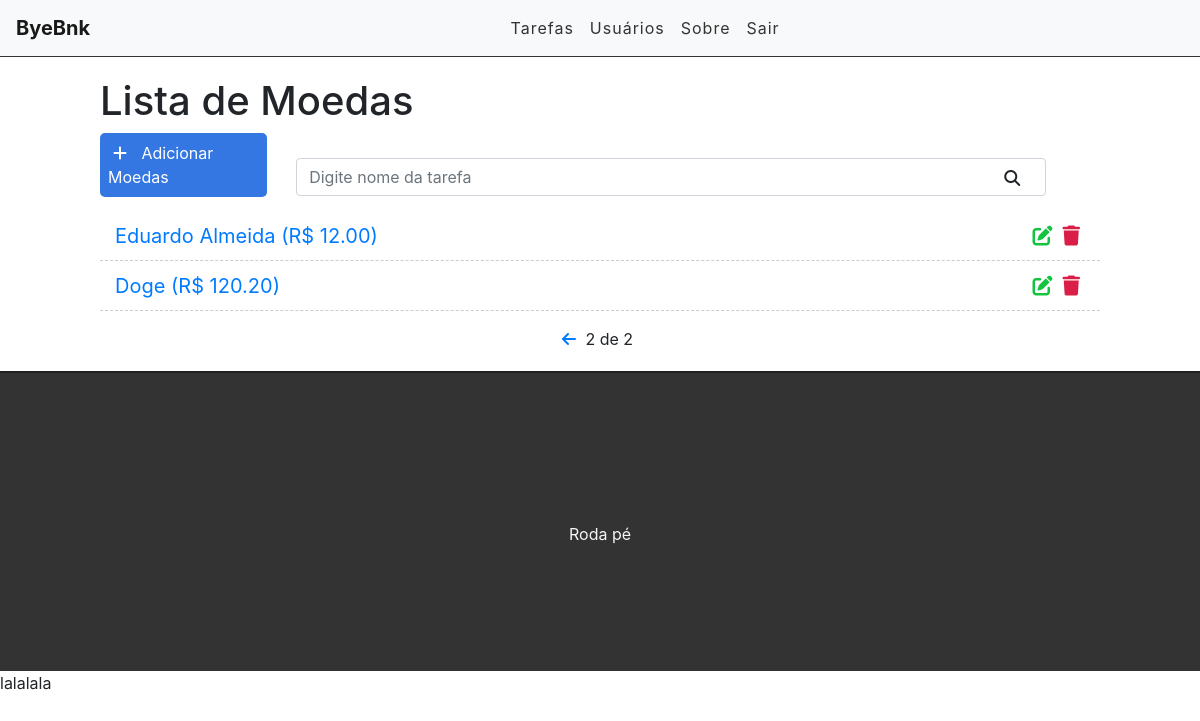
Page /?page=2 (signed in) on the committed database.
### tasks/models.py (models this page shows, shortened)
class Task(models.Model):
    STATUS = (
        ('renda fixa', 'renda fixa'),
        ('renda variável', 'renda variável'),
        ('cripto', 'cripto')
    )
    nome = models.CharField(max_length=255)
    valor = models.DecimalField(max_digits=10, decimal_places=2, default=0)
    modalidade = models.CharField(max_length=14, choices=STATUS)
    user = models.ForeignKey(get_user_model(), on_delete=models.CASCADE)
    created_at = models.DateTimeField(auto_now_add=True)
    updated_at = models.DateTimeField(auto_now=True)

### tasks/views.py (the view)
# urls.py: path('', views.taskList, name='task-list'),
@login_required
def taskList(request):
    search = request.GET.get('search')
    if search:
        tasks = Task.objects.filter(nome__icontains=search, user=request.user)
    else:
        tasks_list = Task.objects.all().order_by('-created_at').filter(user=request.user)
        paginator = Paginator(tasks_list, 3)
        page = request.GET.get('page')
        tasks = paginator.get_page(page)
    return render(request, 'tasks/list.html', {'tasks': tasks})

### tasks/templates/tasks/list.html (shortened to what this page needs)
{% extends 'base.html' %}
{% block content %}
<div class="offset-1 col-10 list-div">
    <h1>Lista de Moedas</h1>
    <a id="add-link" href="newtask">
        <div id="add-link" class="col-2 add-div">
            <i class="fas fa-plus"></i> Adicionar Moedas
        </div>
    <a>
    <div class="col-9 search-div">
        <form method="GET" id="search-form">
            <input class="form-control" type="text" id="search" name="search" placeholder="Digite nome da tarefa" value="{{ request.GET.search }}">
            <i class="fas fa-search" id="search-btn"></i>
        </form>
    </div>
    <ul class="task-list">
        {% for task in tasks %}
        <li class="task-item">
            <span><a href="/task/{{task.id}}">{{ task.nome }} (R$ {{ task.valor }})</a></span>
            <a href="deletetask/{{ task.id }}" class="delete-btn"><span><i class="fas fa-trash"></i></span></a>
            <a href="edittask/{{ task.id }}"><span><i class="fas fa-edit"></i></span></a>
        </li>
        {% endfor %}
    </ul>
    <div class="pagination">
        <span class="step-links">
            {% if tasks.has_previous %}
                <a href="?page={{ tasks.previous_page_number }}"><i class="fas fa-arrow-left"></i></a>
            {% endif %}
            {% if tasks.paginator.num_pages %}
            <span class="current">
                {{ tasks.number }} de {{tasks.paginator.num_pages}}
            </span>
            {% endif %}
        </span>
    </div>
</div>
{% endblock %}

### tasks/static/css/styles.css (style rules this page uses)
#add-link { text-decoration: none; }
.add-div { background-color: #3476e2; cursor: pointer; display: inline-block; color: #FFF; padding: 8px; border-radius: 5px; margin-right: 25px; }
.fas.fa-plus { color: #FFF; margin-right: 10px; margin-left: 5px; }
.fas.fa-search { position: absolute; top: 12px; right: 26px; cursor: pointer; }
.search-div { padding: 0; margin-top: 15px; margin-bottom: 15px; display: inline-block; }
.list-div { padding: 0; }
.task-list { padding-left: 0; }
.task-item { list-style: none; font-size: 20px; height: 50px; padding: 0 15px; padding-top: 10px; border-bottom: 1px dashed #CCC; }
.fas.fa-trash { color: #db1e47; cursor: pointer; margin: 5px; font-size: 20px; float: right; }
.fas.fa-edit { color: #13c43f; cursor: pointer; margin: 5px; font-size: 20px; float: right; }
.pagination { margin-bottom: 20px; }
.step-links { position: relative; margin-left: auto; margin-right: auto; }
.step-links .current { margin-left: 5px; margin-right: 5px; }

### rows in the picture
Task: nome "Eduardo Almeida", valor "12.00"
Task: nome "Doge", valor "120.20"

### other values in the picture
{{ tasks.number }} "2"
{{ tasks.paginator.num_pages }} "2"
